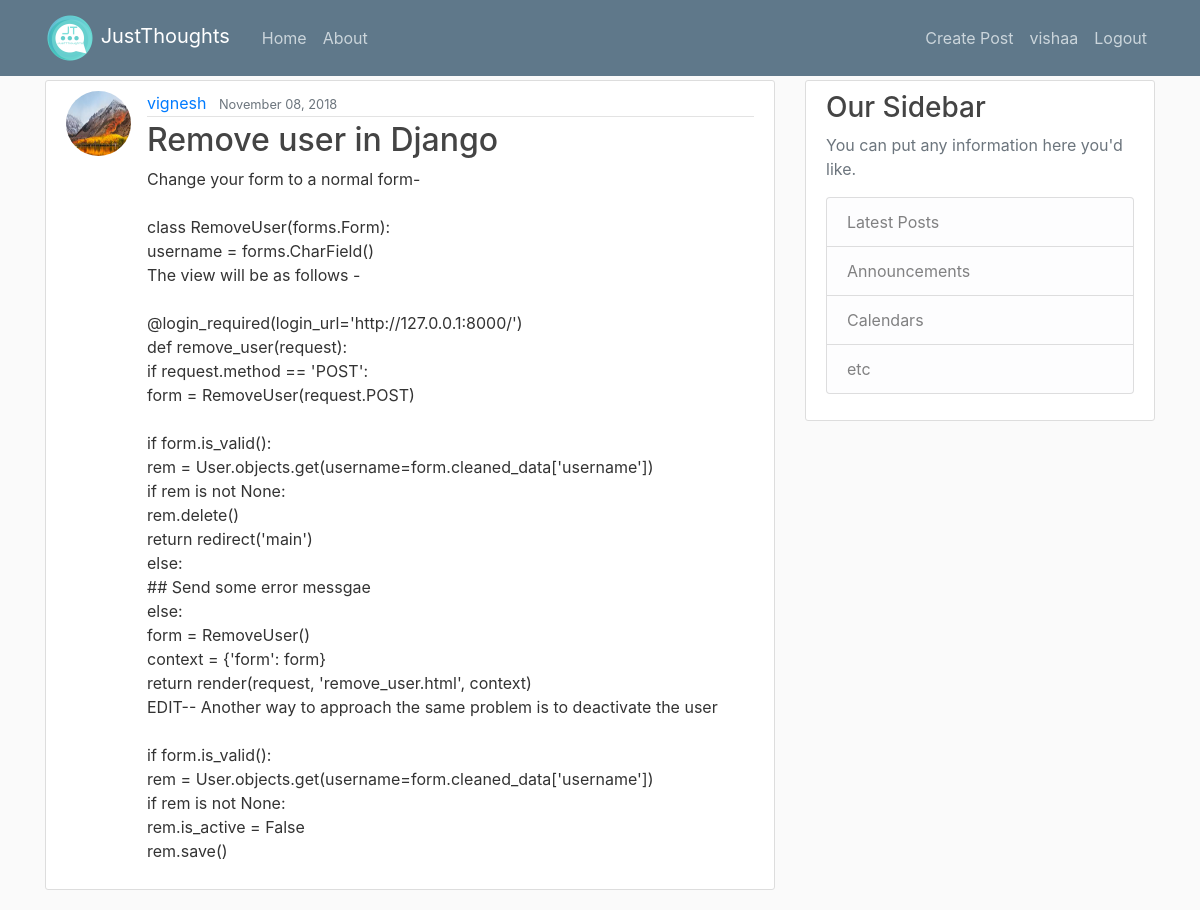
Screenshot of /post/23/ (signed in) with the database file from the repository.
### blog/models.py (models this page shows, shortened)
class Post(models.Model):
    title = models.CharField(max_length=120)
    content = models.TextField()
    date_posted = models.DateTimeField(default=timezone.now)
    author = models.ForeignKey(User,on_delete=models.CASCADE)

### users/models.py (models this page shows, shortened)
class Profile(models.Model): # extending the default User model by django
    user = models.OneToOneField(User,on_delete=models.CASCADE)
    image = models.ImageField(default='default.jpg',upload_to='profile_pics')

### blog/views.py (the view)
# urls.py: path('post/<int:pk>/',PostDetailView.as_view(),name='blog-post-detail'),
class PostDetailView(DetailView):
    model = Post

### blog/templates/blog/post_detail.html (shortened to what this page needs)
{% extends 'blog/base.html' %}
{% load static %}
{% block content %}
{% if user.is_authenticated %}
<article class="media content-section">
  <img class="rounded-circle article-img" src="{{ object.author.profile.image.url }}">
  <div class="media-body">
    <div class="article-metadata">
      <a class="mr-2" href="{% url 'blog-user-post' object.author.username %}">{{ object.author }}</a>
      <small class="text-muted">{{ object.date_posted|date:"F d, Y" }}</small>
    </div>
    <h2 class="article-title">{{ object.title }}</h2>
    <p class="article-content">{{ object.content }}</p>
  </div>
</article>
{% else %}
<h1>JustThoughts</h1>
<img src="{% static 'blog/just_thoughts_logo.png' %}">
<p><h4><a href="{% url 'users_login' %}">Login</a> To View Posts </h4></p>
{% endif %}
{% endblock %}

### blog/templates/blog/base.html (shortened to what this page needs)
{% load static %}
<!DOCTYPE html>
<html lang="en">
<head>
    <link rel="stylesheet" href="https://maxcdn.bootstrapcdn.com/bootstrap/4.0.0/css/bootstrap.min.css"
>
    <link rel="stylesheet" type="text/css" href="{% static 'blog/main.css' %}">
</head>
<body>
<header class="site-header">
  <nav class="navbar navbar-expand-md navbar-dark bg-steel fixed-top">
    <div class="container">
     <a class="navbar-brand mr-4" href="{% url 'blog-home' %}">
      <img src="{% static 'blog/just_thoughts_logo.png' %}" class="responsive-img" style='max-height:50px;' alt="JT-logo">
      JustThoughts</a>
      <div class="collapse navbar-collapse" id="navbarToggle">
        <div class="navbar-nav mr-auto">
          <a class="nav-item nav-link" href="{% url 'blog-home' %}">Home</a>
          <a class="nav-item nav-link" href="{% url 'blog-about' %}">About</a>
        </div>
        <div class="navbar-nav">
           {% if user.is_authenticated %}
          <a class="nav-item nav-link" href="{% url 'blog-post-create' %}">Create Post</a>
          <a class="nav-item nav-link" href="{% url 'users_profile' %}">{{ user.username }}</a>
          <a class="nav-item nav-link" href="{% url 'users_logout' %}">Logout</a>
            {% else %}
          <a class="nav-item nav-link" href="{% url 'users_login' %}">Login</a>
          <a class="nav-item nav-link" href="{% url 'users_register' %}">Register</a>
            {% endif %}
        </div>
      </div>
    </div>
  </nav>
</header>
<main role="main" class="container">
  <div class="row">
    <div class="col-md-8">
      {% block content %}{% endblock %}
    </div>
    <div class="col-md-4">
      <div class="content-section">
        <h3>Our Sidebar</h3>
        <p class='text-muted'>You can put any information here you'd like.
          <ul class="list-group">
            <li class="list-group-item list-group-item-light">Latest Posts</li>
            <li class="list-group-item list-group-item-light">Announcements</li>
            <li class="list-group-item list-group-item-light">Calendars</li>
            <li class="list-group-item list-group-item-light">etc</li>
          </ul>
        </p>
      </div>
    </div>
  </div>
</main>
</body>
</html>

### blog/static/blog/main.css (style rules this page uses)
body { background: #fafafa; color: #333333; margin-top: 5rem; }
h1, h2, h3, h4, h5, h6 { color: #444444; }
ul { margin: 0; }
.bg-steel { background-color: #5f788a; }
.site-header .navbar-nav .nav-link { color: #cbd5db; }
.content-section { background: #ffffff; padding: 10px 20px; border: 1px solid #dddddd; border-radius: 3px; margin-bottom: 20px; }
.article-title { color: #444444; }
.article-content { white-space: pre-line; }
.article-img { height: 65px; width: 65px; margin-right: 16px; }
.article-metadata { padding-bottom: 1px; margin-bottom: 4px; border-bottom: 1px solid #e3e3e3 }

### rows the page displays
Post: author.profile.image (picture), author "vignesh", date_posted "November 08, 2018", title "Remove user in Django", content "Change your form to a normal form- class RemoveUser(forms.Form): username = forms.CharField() The view will be as follows - @login_required(login_url='http://127.0.0.1:8000/') def remove_user(request): if request.method == 'POST': form = RemoveUser(request.POST) if form.is_valid(): rem = User.objects.get(username=form.cleaned_data['username']) if rem is not None: rem.delete() return redirect('main') else: ## Send some error messgae else: form = RemoveUser() context = {'form': form} return render(request, 'remove_user.html', context) EDIT-- Another way to approach the same problem is to deactivate the user if form.is_valid(): rem = User.objects.get(username=form.cleaned_data['username']) if…"

### other values shown
{{ user.username }} "vishaa"
